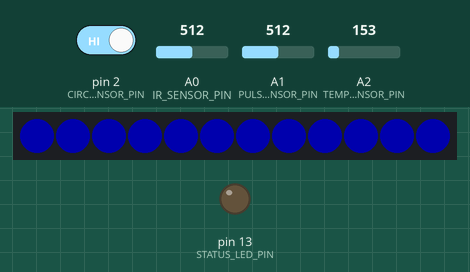
Recording of a sketch running on a simulated Arduino Uno, built with avr-gcc and run on an emulated ATmega328P. Shown: 12 RGB LEDs in strip order, left to right, output pins drawn as LEDs (lit = HIGH). Inputs (shaded band) come from the test bench; at power-on: pin 2 (CIRCUIT_SENSOR_PIN) HIGH, A0 (IR_SENSOR_PIN) = 512, A1 (PULSE_SENSOR_PIN) = 512, A2 (TEMP_SENSOR_PIN) = 153. Dim RGB values are drawn brighter than linear; what the sketch prints to the serial monitor is not drawn.

Above: at 3.2 s.
At 6.0 s:
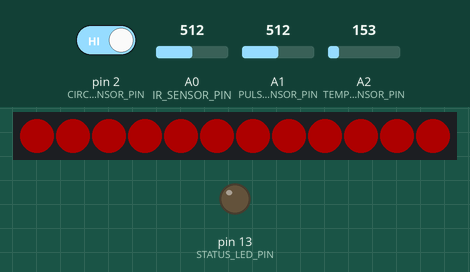
6.1 s: pin 2 (CIRCUIT_SENSOR_PIN) driven LOW
At 7.2 s:
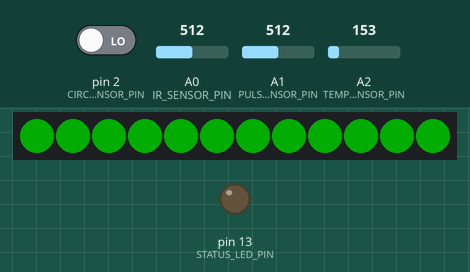
10.4 s: pin 2 (CIRCUIT_SENSOR_PIN) driven HIGH
At 11.6 s:
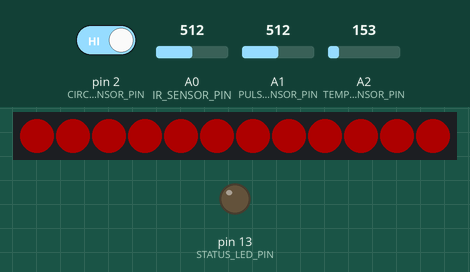
Timing chart, 0 to 13.4 s (numbered marks = the images above; inputs shaded):
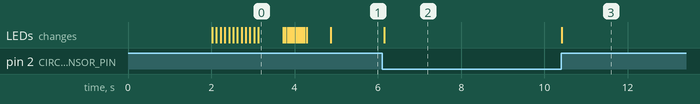

The sketch:

enhanced_health_monitor.ino
```cpp
/*
 * Enhanced Arduino Health Monitoring System
 *
 * Hardware Components:
 * - Arduino Uno/Nano
 * - IR Sensor (GP2Y0A21YK0F) - Proximity detection
 * - Hue Light Strip (WS2812B) - Visual feedback
 * - Metal Tin Plate - Circuit completion
 * - Breadboard and jumper wires
 * - Optional: Pulse sensor, temperature sensor
 *
 * Features:
 * - Real-time health data collection
 * - Circuit completion detection
 * - Hue light visual feedback
 * - JSON data transmission
 * - Calibration and testing modes
 */

#include <ArduinoJson.h>
#include <Adafruit_NeoPixel.h>  // For Hue light strip

// Pin definitions
const int IR_SENSOR_PIN = A0;
const int HUE_LIGHT_PIN = 9;
const int CIRCUIT_SENSOR_PIN = 2;
const int PULSE_SENSOR_PIN = A1;  // Optional pulse sensor
const int TEMP_SENSOR_PIN = A2;   // Optional temperature sensor
const int STATUS_LED_PIN = 13;    // Built-in LED for status

// Hue light configuration
#define HUE_LED_COUNT 12
#define HUE_LED_PIN 9
Adafruit_NeoPixel hueStrip(HUE_LED_COUNT, HUE_LED_PIN, NEO_GRB + NEO_KHZ800);

// Data collection variables
struct HealthData {
  unsigned long timestamp;
  int heartRate;
  int movementLevel;
  float proximity;
  bool circuitActive;
  float temperature;
  int pulseRaw;
  int irRaw;
  int irFiltered;
};

HealthData currentData;
unsigned long lastDataSend = 0;
unsigned long lastHeartBeat = 0;
unsigned long lastCalibration = 0;
const unsigned long DATA_INTERVAL = 2000;  // Send data every 2 seconds
const unsigned long CALIBRATION_INTERVAL = 30000;  // Recalibrate every 30 seconds

// Sensor calibration
struct SensorCalibration {
  int irMin;
  int irMax;
  int pulseMin;
  int pulseMax;
  float tempOffset;
};

SensorCalibration calibration;

// Heart rate detection
int heartRateBuffer[10];
int heartRateIndex = 0;
bool heartRateDetected = false;
unsigned long lastPulseTime = 0;
int pulseCount = 0;
unsigned long pulseStartTime = 0;

// Circuit detection
bool lastCircuitState = false;
unsigned long circuitChangeTime = 0;
const unsigned long CIRCUIT_DEBOUNCE = 100;  // 100ms debounce

// System states
enum SystemState {
  STATE_INIT,
  STATE_CALIBRATING,
  STATE_MONITORING,
  STATE_ERROR
};

SystemState currentState = STATE_INIT;

void setup() {
  // Initialize serial communication
  Serial.begin(115200);

  // Initialize pins
  pinMode(IR_SENSOR_PIN, INPUT);
  pinMode(HUE_LIGHT_PIN, OUTPUT);
  pinMode(CIRCUIT_SENSOR_PIN, INPUT_PULLUP);
  pinMode(PULSE_SENSOR_PIN, INPUT);
  pinMode(TEMP_SENSOR_PIN, INPUT);
  pinMode(STATUS_LED_PIN, OUTPUT);

  // Initialize Hue light strip
  hueStrip.begin();
  hueStrip.setBrightness(50);
  hueStrip.show();

  // Initialize data structure
  memset(&currentData, 0, sizeof(currentData));
  memset(&calibration, 0, sizeof(calibration));

  // Wait for serial connection
  while (!Serial) {
    delay(10);
  }

  Serial.println("Enhanced Arduino Health Monitor v2.0");
  Serial.println("Initializing system...");

  // Start calibration
  currentState = STATE_CALIBRATING;
  calibrateSensors();

  // Initialize heart rate buffer
  for (int i = 0; i < 10; i++) {
    heartRateBuffer[i] = 70;  // Default heart rate
  }

  Serial.println("System ready. Starting health monitoring...");
  currentState = STATE_MONITORING;

  // Show startup sequence on Hue lights
  startupSequence();
}

void loop() {
  switch (currentState) {
    case STATE_INIT:
      handleInit();
      break;
    case STATE_CALIBRATING:
      handleCalibration();
      break;
    case STATE_MONITORING:
      handleMonitoring();
      break;
    case STATE_ERROR:
      handleError();
      break;
  }

  // Update Hue lights based on system state
  updateHueLights();

  // Small delay to prevent overwhelming the system
  delay(50);
}

void handleInit() {
  // Initialization complete, move to calibration
  currentState = STATE_CALIBRATING;
}

void handleCalibration() {
  // Perform sensor calibration
  calibrateSensors();
  currentState = STATE_MONITORING;
}

void handleMonitoring() {
  // Collect sensor data
  collectSensorData();

  // Process heart rate
  processHeartRate();

  // Check circuit status
  checkCircuitStatus();

  // Send data if interval has passed
  if (millis() - lastDataSend >= DATA_INTERVAL) {
    sendHealthData();
    lastDataSend = millis();
  }

  // Recalibrate periodically
  if (millis() - lastCalibration >= CALIBRATION_INTERVAL) {
    currentState = STATE_CALIBRATING;
  }
}

void handleError() {
  // Error state - blink status LED and show error on Hue lights
  digitalWrite(STATUS_LED_PIN, !digitalRead(STATUS_LED_PIN));

  // Try to recover after 5 seconds
  if (millis() - lastCalibration > 5000) {
    currentState = STATE_CALIBRATING;
  }
}

void collectSensorData() {
  // Read IR sensor
  currentData.irRaw = analogRead(IR_SENSOR_PIN);
  currentData.irFiltered = filterIRReading(currentData.irRaw);

  // Convert to proximity (cm)
  currentData.proximity = mapFloat(currentData.irFiltered,
                                  calibration.irMin, calibration.irMax,
                                  20.0, 5.0);
  currentData.proximity = constrain(currentData.proximity, 5.0, 20.0);

  // Read pulse sensor (if connected)
  currentData.pulseRaw = analogRead(PULSE_SENSOR_PIN);

  // Read temperature sensor (if connected)
  int tempRaw = analogRead(TEMP_SENSOR_PIN);
  currentData.temperature = (tempRaw * 5.0 / 1024.0 - 0.5) * 100.0 + calibration.tempOffset;

  // Calculate movement level based on IR sensor variation
  static int lastIrReading = currentData.irRaw;
  int movement = abs(currentData.irRaw - lastIrReading);
  currentData.movementLevel = map(movement, 0, 50, 0, 100);
  currentData.movementLevel = constrain(currentData.movementLevel, 0, 100);
  lastIrReading = currentData.irRaw;

  // Update timestamp
  currentData.timestamp = millis();
}

void processHeartRate() {
  // Enhanced heart rate detection using pulse sensor
  int pulseValue = currentData.pulseRaw;
  static int lastPulseValue = pulseValue;
  static unsigned long lastPulseTime = 0;

  // Detect pulse peak (simple threshold method)
  if (pulseValue > 600 && lastPulseValue <= 600) {
    unsigned long currentTime = millis();

    if (currentTime - lastPulseTime > 300) {  // Minimum 200ms between pulses
      pulseCount++;

      if (pulseStartTime == 0) {
        pulseStartTime = currentTime;
      }

      // Calculate heart rate every 10 seconds
      if (currentTime - pulseStartTime >= 10000) {
        currentData.heartRate = (pulseCount * 60000) / (currentTime - pulseStartTime);
        currentData.heartRate = constrain(currentData.heartRate, 40, 200);

        // Update heart rate buffer
        heartRateBuffer[heartRateIndex] = currentData.heartRate;
        heartRateIndex = (heartRateIndex + 1) % 10;

        // Reset for next measurement
        pulseCount = 0;
        pulseStartTime = currentTime;
      }

      lastPulseTime = currentTime;
    }
  }

  lastPulseValue = pulseValue;

  // If no pulse detected, use average of buffer
  if (currentData.heartRate == 0) {
    int sum = 0;
    for (int i = 0; i < 10; i++) {
      sum += heartRateBuffer[i];
    }
    currentData.heartRate = sum / 10;
  }
}

void checkCircuitStatus() {
  bool currentCircuitState = digitalRead(CIRCUIT_SENSOR_PIN) == LOW;

  // Debounce circuit changes
  if (currentCircuitState != lastCircuitState) {
    if (millis() - circuitChangeTime > CIRCUIT_DEBOUNCE) {
      currentData.circuitActive = currentCircuitState;
      lastCircuitState = currentCircuitState;
      circuitChangeTime = millis();

      // Log circuit state change
      Serial.print("Circuit state changed: ");
      Serial.println(currentData.circuitActive ? "CLOSED" : "OPEN");
    }
  }
}

void calibrateSensors() {
  Serial.println("Calibrating sensors...");

  // Calibrate IR sensor
  int minReading = 1024;
  int maxReading = 0;

  for (int i = 0; i < 100; i++) {
    int reading = analogRead(IR_SENSOR_PIN);
    if (reading < minReading) minReading = reading;
    if (reading > maxReading) maxReading = reading;
    delay(10);
  }

  calibration.irMin = minReading;
  calibration.irMax = maxReading;

  // Calibrate pulse sensor
  int pulseMin = 1024;
  int pulseMax = 0;

  for (int i = 0; i < 50; i++) {
    int reading = analogRead(PULSE_SENSOR_PIN);
    if (reading < pulseMin) pulseMin = reading;
    if (reading > pulseMax) pulseMax = reading;
    delay(20);
  }

  calibration.pulseMin = pulseMin;
  calibration.pulseMax = pulseMax;

  // Temperature sensor offset (room temperature calibration)
  calibration.tempOffset = 0.0;  // Adjust based on actual room temperature

  Serial.print("IR Sensor Range: ");
  Serial.print(calibration.irMin);
  Serial.print(" - ");
  Serial.println(calibration.irMax);

  Serial.print("Pulse Sensor Range: ");
  Serial.print(calibration.pulseMin);
  Serial.print(" - ");
  Serial.println(calibration.pulseMax);

  lastCalibration = millis();
}

void sendHealthData() {
  // Create JSON document
  StaticJsonDocument<512> doc;

  doc["timestamp"] = currentData.timestamp;
  doc["heartRate"] = currentData.heartRate;
  doc["movement"] = currentData.movementLevel;
  doc["proximity"] = currentData.proximity;
  doc["circuitActive"] = currentData.circuitActive;
  doc["temperature"] = currentData.temperature;
  doc["pulseRaw"] = currentData.pulseRaw;
  doc["irSensor"]["raw"] = currentData.irRaw;
  doc["irSensor"]["filtered"] = currentData.irFiltered;
  doc["systemState"] = currentState;

  // Send JSON data
  Serial.print("HEALTH_DATA:");
  serializeJson(doc, Serial);
  Serial.println();

  // Debug output
  Serial.print("DEBUG: HR=");
  Serial.print(currentData.heartRate);
  Serial.print(" BPM, Movement=");
  Serial.print(currentData.movementLevel);
  Serial.print("%, Proximity=");
  Serial.print(currentData.proximity, 1);
  Serial.print("cm, Circuit=");
  Serial.print(currentData.circuitActive ? "CLOSED" : "OPEN");
  Serial.print(", Temp=");
  Serial.print(currentData.temperature, 1);
  Serial.println("°C");
}

void updateHueLights() {
  // Update Hue lights based on system state and health data
  switch (currentState) {
    case STATE_INIT:
      // Blue during initialization
      setHueColor(0, 0, 255);
      break;

    case STATE_CALIBRATING:
      // Yellow during calibration
      setHueColor(255, 255, 0);
      break;

    case STATE_MONITORING:
      // Green for normal operation, red for circuit open
      if (currentData.circuitActive) {
        // Circuit closed - green
        setHueColor(0, 255, 0);
      } else {
        // Circuit open - red
        setHueColor(255, 0, 0);
      }
      break;

    case STATE_ERROR:
      // Red blinking for error
      static bool errorBlink = false;
      errorBlink = !errorBlink;
      if (errorBlink) {
        setHueColor(255, 0, 0);
      } else {
        setHueColor(0, 0, 0);
      }
      break;
  }
}

void setHueColor(int red, int green, int blue) {
  for (int i = 0; i < HUE_LED_COUNT; i++) {
    hueStrip.setPixelColor(i, red, green, blue);
  }
  hueStrip.show();
}

void startupSequence() {
  // Show startup sequence on Hue lights
  for (int i = 0; i < HUE_LED_COUNT; i++) {
    hueStrip.setPixelColor(i, 0, 0, 255);  // Blue
    hueStrip.show();
    delay(100);
  }

  delay(500);

  for (int i = 0; i < HUE_LED_COUNT; i++) {
    hueStrip.setPixelColor(i, 0, 255, 0);  // Green
    hueStrip.show();
    delay(50);
  }

  delay(500);

  // Turn off all lights
  hueStrip.clear();
  hueStrip.show();
}

int filterIRReading(int rawValue) {
  // Simple moving average filter
  static int filterBuffer[5];
  static int filterIndex = 0;

  filterBuffer[filterIndex] = rawValue;
  filterIndex = (filterIndex + 1) % 5;

  int sum = 0;
  for (int i = 0; i < 5; i++) {
    sum += filterBuffer[i];
  }

  return sum / 5;
}

float mapFloat(float value, float inMin, float inMax, float outMin, float outMax) {
  return (value - inMin) * (outMax - outMin) / (inMax - inMin) + outMin;
}

// Test functions
void testHueLights() {
  Serial.println("Testing Hue Lights...");

  // Test all colors
  setHueColor(255, 0, 0);    // Red
  delay(500);
  setHueColor(0, 255, 0);    // Green
  delay(500);
  setHueColor(0, 0, 255);    // Blue
  delay(500);
  setHueColor(255, 255, 0);  // Yellow
  delay(500);
  setHueColor(255, 0, 255);  // Magenta
  delay(500);
  setHueColor(0, 255, 255);  // Cyan
  delay(500);

  // Turn off
  hueStrip.clear();
  hueStrip.show();

  Serial.println("Hue Light test complete");
}

void testSensors() {
  Serial.println("Testing sensors...");

  for (int i = 0; i < 10; i++) {
    Serial.print("IR: ");
    Serial.print(analogRead(IR_SENSOR_PIN));
    Serial.print(", Pulse: ");
    Serial.print(analogRead(PULSE_SENSOR_PIN));
    Serial.print(", Temp: ");
    Serial.print(analogRead(TEMP_SENSOR_PIN));
    Serial.print(", Circuit: ");
    Serial.println(digitalRead(CIRCUIT_SENSOR_PIN) ? "OPEN" : "CLOSED");
    delay(1000);
  }
}
```

Measured:
- after the input at 6.1 s, the LEDs: change after 0.05 s (image 2)
- after the input at 10.4 s, the LEDs: change at once (image 3)
- what the display in image 0 shows lasts 0.6 s, from 3.1 s to 3.7 s
